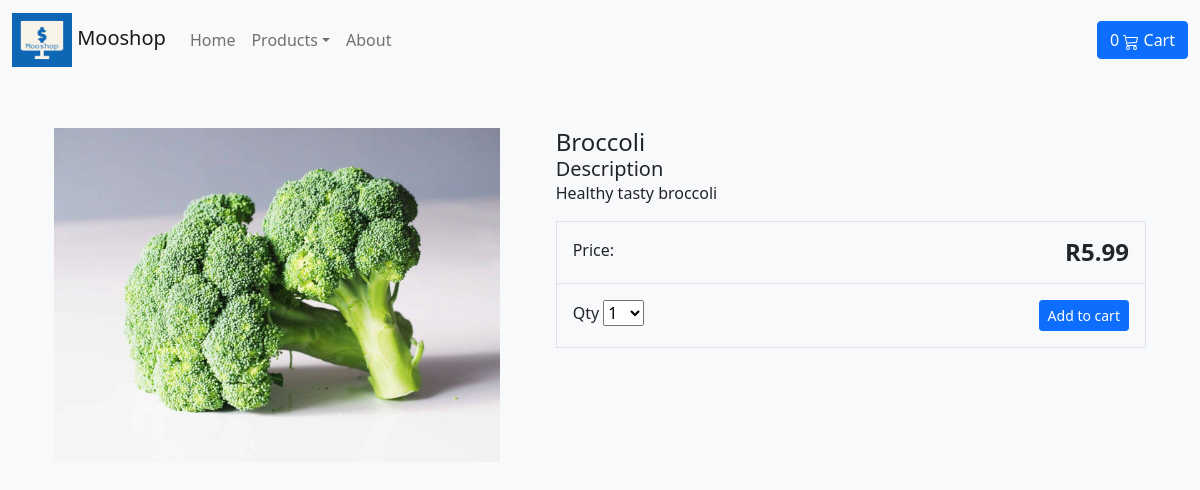
The app's page /item/broccoli/ with its own data.
### store/models.py (models this page shows, shortened)
class Product(models.Model):
    category = models.ForeignKey(Category, related_name='product', on_delete=models.CASCADE)
    name = models.CharField(max_length=255)
    description = models.TextField(blank=True)
    image = models.ImageField(upload_to='images/')
    slug = models.SlugField(max_length=255)
    price = models.DecimalField(max_digits=10, decimal_places=2)
    in_stock = models.BooleanField(default=True)
    is_active = models.BooleanField(default=True)
    objects = models.Manager()
    products = ProductManager()
    class Meta:
        verbose_name_plural = 'Products'

### store/views.py (the view)
# urls.py: path('item/<slug:slug>/', views.product_detail, name='product_detail'),
def product_detail(request, slug):
    product = get_object_or_404(Product, slug=slug, in_stock=True)
    return render(request, 'Productdetail.html', {'product': product})

### cart/cart.py (called while the page is built)
    def __len__(self):
        return sum(item['qty'] for item in self.cart.values())

### cart/context_processor.py (called while the page is built)
def cart(request):
    return {'cart': Cart(request)}

### store/models.py (called while the page is built)
    def get_absolute_url(self):
        return reverse('store:category_list', args=[self.slug])

### store/views.py (called while the page is built)
def categories(request):
    return {
        'categories': Category.objects.all()
    }

### store/templates/Productdetail.html (shortened to what this page needs)
{% extends "Base.html" %}
{% load static %}
{% block content %}
<div class="container">
    <main class="pt-5">
        <div class="row g-3">
            <div class="col-md-5 col-lg-5 order-md-first">
                <img class="img-fluid mx-auto d-block" alt="Responsive image" src="{{ product.image.url }}">
            </div>
            <div class="col-md-7 col-lg-7 ps-md-3 ps-lg-5">
                <h1 class="mb-0 h4">{{ product.name }}</h1>
                <h2 class="mb-0 h5"> Description </h2>
                <p>{{ product.description }}</p>
                <div class="border">
                    <div class="col border-bottom">
                        <div class="row p-3">
                            <div class="col-6">Price:</div>
                            <div class="col-6 text-end"><span class="h4 fw-bold">R{{ product.price }}</span></div>
                        </div>
                    </div>
                    <div class="col">
                        <div class="row p-3">
                            <div class="col-6">
                                <label for="select">Qty</label>
                                <select id="select">
                                    <option value="1">1</option>
                                </select>
                            </div>
                            <div class="col-6 text-end"><button type="button" id="add-cart" value="{{product.id}}" class="btn btn-primary btn-sm">Add to cart</button></div>
                        </div>
                    </div>
                </div>
            </div>
        </div>
    </main>
</div>
{% endblock %}

### records on screen
Product: image (picture), name "Broccoli", description "Healthy tasty broccoli", price "5.99"
